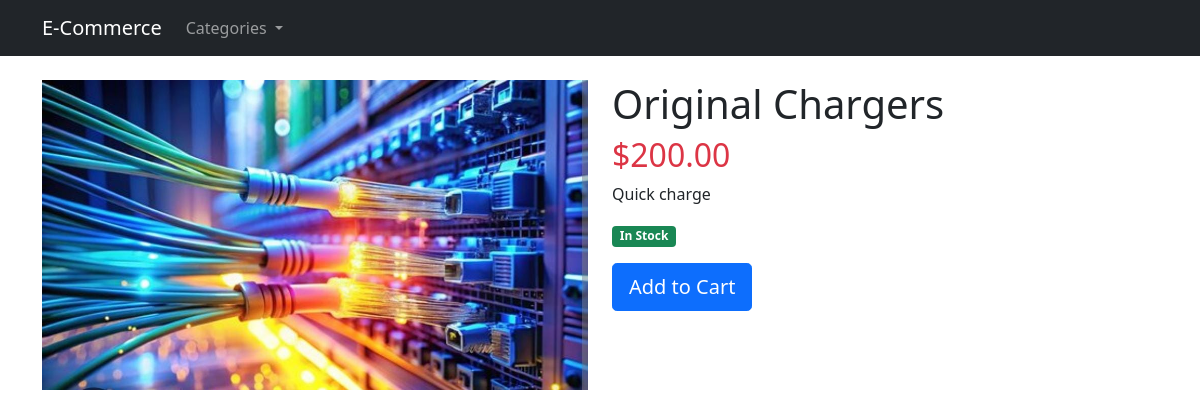
The page /1/original-chargers/ on the database its author committed.
### store/models.py (models this page shows, shortened)
class Product(models.Model):
    category = models.ForeignKey(Category, related_name='products', on_delete=models.CASCADE)
    title = models.CharField(max_length=150)
    slug = models.SlugField(max_length=150, unique=True)
    description = models.TextField()
    image = models.ImageField(upload_to='products/', default='products/default.png')
    price = models.DecimalField(max_digits=10, decimal_places=2)
    available = models.BooleanField(default=True)
    created = models.DateTimeField(auto_now_add=True)
    updated = models.DateTimeField(auto_now=True)
    class Meta:
        ordering = ('-created',)

### store/views.py (the view)
# urls.py: path('<int:id>/<slug:slug>/', views.product_detail, name='product_detail'),
def product_detail(request, id, slug):
    product = get_object_or_404(Product, id=id, slug=slug, available=True)
    categories = Category.objects.all()
    return render(request, 'store/product/detail.html', {'product': product, 'categories': categories})

### store/models.py (called while the page is built)
    def get_absolute_url(self):
        return reverse('store:product_list_by_category', args=[self.slug])

### store/templates/store/product/detail.html (shortened to what this page needs)
{% extends "store/base.html" %}
{% block content %}
    <div class="row">
        <div class="col-md-6">
            <img src="{{ product.image.url }}" class="img-fluid" alt="{{ product.title }}">
        </div>
        <div class="col-md-6">
            <h1>{{ product.title }}</h1>
            <h2 class="text-danger">${{ product.price }}</h2>
            <p>{{ product.description }}</p>
            <p>
                {% if product.available %}
                    <span class="badge bg-success">In Stock</span>
                {% else %}
                    <span class="badge bg-danger">Out of Stock</span>
                {% endif %}
            </p>
            <button class="btn btn-primary btn-lg">Add to Cart</button>
        </div>
    </div>
{% endblock %}

### rows shown on the page
Product: image (picture), title "Original Chargers", price "200.00", description "Quick charge"
